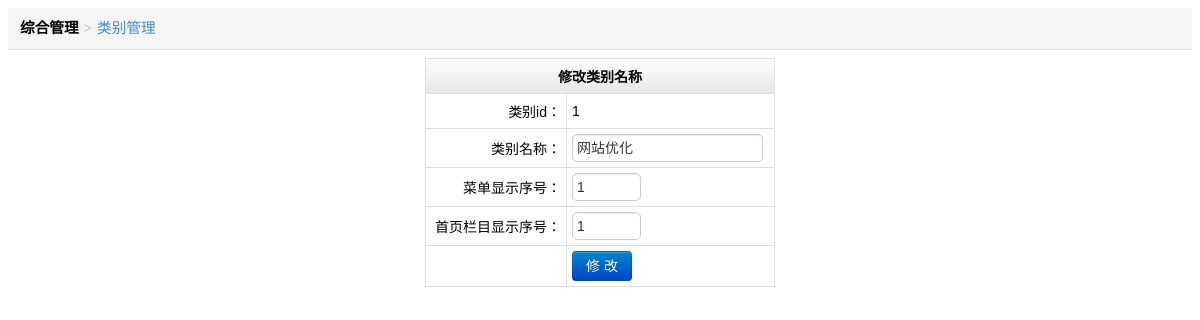
The page /admin/ClassModify.php?classid=1 (signed in) on the database its author committed.
### tables this page shows
CREATE TABLE IF NOT EXISTS `class` (
  `classid` int(11) NOT NULL AUTO_INCREMENT,
  `parentid` int(11) NOT NULL,
  `classname` varchar(50) DEFAULT NULL,
  `menuis` tinyint(1) DEFAULT '1',
  `menuxh` int(11) NOT NULL DEFAULT '0',
  `lmis` tinyint(1) DEFAULT '1',
  `lmxh` int(11) DEFAULT '0',
  PRIMARY KEY (`classid`),
  KEY `BigClassID` (`classid`),
  KEY `showid` (`menuis`)
);

### include/function.php (called while the page is built, shortened)
<?php
function make_safe($variable) {
$variable = addslashes(trim($variable));
return $variable;
}
?>

### include/db.php (called while the page is built, shortened)
<?php
    class DBPDO {
        public $dsn;
        public $dbuser;
        public $dbpwd;
        public $dbh;
        function __construct() {
            $this->dsn = 'mysql:host='.DB_HOST.';dbname='.DB_NAME;
            $this->dbuser = DB_USER;
            $this->dbpwd = DB_PWD;
            $this->dbh->query("SET NAMES 'UTF8'");
            $this->dbh->query("SET TIME_ZONE = '+8:00'");
        }
        public function connect() {
            try {
                $this->dbh = new PDO($this->dsn, $this->dbuser, $this->dbpwd);
            }
            catch(PDOException $e) {
                exit('Á¬½ÓÊ§°Ü:'.$e->getMessage());
            }
        }
		public function select($sql, $parameters = array(), $option = PDO::FETCH_ASSOC)
	   {
		$stmt = $this->dbh->prepare($sql);
		$stmt->execute($parameters);
		$row = $stmt->fetchAll($option);
		return $row;
	   }
        public function __destruct() {
            $this->dbh = null;
        }
    }
function issc($classid)
      {
	$sql="select * from class where parentid = :classid";
	$mypdo1 = new DBPDO;
	$rs1 = $mypdo1->select($sql,array(':classid' => $classid));
	if(count($rs1)==0){
  		return 0;}
  	else
 		 {
  		return 1;}
}
function getarrsql($mysql,$parameters = array()){
	$mypdo = new DBPDO;
	$rs = $mypdo->select($mysql,$parameters);
	return $rs;
}
?>

### admin/ClassModify.php (the view, shortened to what this page needs)
<?php
 include_once "../include/db.php";
 include_once "../include/function.php";
$classid = make_safe($_GET['classid']);
$sql="select * from class where classid=:classid";
$rsclass=getarrsql($sql,array(':classid' => $classid));
$classname=$rsclass[0]['classname'];
$lmxh=$rsclass[0]['lmxh'];
$menuxh=$rsclass[0]['menuxh'];
?>
<html>
<head>
<LINK href="admin_Css.css" type=text/css rel=stylesheet>
</head>
<body>
<div class="crumb-wrap">
<div class="crumb-list">综合管理<span class="crumb-step">&gt;</span><span class="crumb-name"><a href="ClassManage.php">类别管理</a></span></div>
<div align="center">
      <form name="form1" method="post" action="?classid=<?php echo $classid; ?>&action=edit" onSubmit="return checkBig()">
  <table class="table-list" width="350" >
    <tr>
      <th colspan="2"><div align="center">修改类别名称</div></th>
    </tr>
    <tr>
      <td ><div align="right">类别id：</div></td>
      <td ><?php echo $classid; ?>
        </td>
    </tr>
    <tr>
      <td ><div align="right">类别名称：</div></td>
      <td ><input name="newclassname" type="text" id="newclassname" value="<?php  echo $classname; ?>" size="20" maxlength="30" class="common-text"></td>
    </tr>
    <tr>
      <td ><div align="right">菜单显示序号：</div></td>
      <td align="center" bgcolor="#E3E3E3" class="tdbg"><div align="left">
        <input name="menuxh" type="text" value="<?php  echo $menuxh ?>" size="5" class="common-text">
      </div></td>
    </tr>
	<?php
      if (issc($classid)==0)
       { echo "<tr>";}
	  else
	   { echo " <tr style=\"display:none\">";}
?>
      <td ><div align="right">首页栏目显示序号：</div></td>
      <td align="center" bgcolor="#E3E3E3" class="tdbg"><div align="left">
        <input name="lmxh" type="text" value="<?php  echo $lmxh ?>" size="5" class="common-text">
      </div></td>
    </tr>
    <tr>
      <td >&nbsp;</td>
      <td align="center" bgcolor="#E3E3E3" class="tdbg"><div align="left" >
          <input name="Save" type="submit" id="Save" value="修 改" class="btn btn-primary btn4">
      </div></td>
    </tr>
  </table>
  </form>
  <p><br>
    <br>
  </p>
</div>
</body>
</html>

### admin/admin_Css.css (style rules this page uses)
BODY,TD,TH,A,INPUT,TEXTAREA,SELECT { FONT-SIZE:11pt; FONT-FAMILY: 微软雅黑,Verdana,Arial,Helvetica,sans-serif; }
input,select,textarea { font-size:14px;color:#333 }
input { vertical-align:middle;padding:2px;margin:0 }
table { border-collapse:collapse;border-spacing:0 }
select,input,button { font:14px/20px Verdana,Simsun,Helvetica,Arial,sans-serif; }
a { color:#428bca;text-decoration:none;outline:0 }
.table-list { margin-top:10px;border-collapse:collapse;border: 1px solid #ddd; }
.table-list th,.table-list td { padding:5px;border-bottom: 1px solid #ddd;border-right: 1px solid #e1e1e1; }
.table-list th { COLOR: #000; HEIGHT: 35px; background: url("images/tab-thbg.png") #f9f9f9 0 bottom repeat-x;font-size: 14px;ONT-FAMILY: 微软雅黑 }
.table-list td { PADDING-LEFT: 5px; HEIGHT: 35px; BACKGROUND-COLOR: #FFF;font-size: 14px;ONT-FAMILY: 微软雅黑 }
.btn { display:inline-block;*display:inline;padding:4px 12px;margin-bottom:0;*margin-left:.3em;font-size:14px;line-height:20px;color:#333333;text-align:center;text-shadow:0 1px 1px rgba(255,255,255,0.75);vertical-align:middle;cursor:pointer;background-color:#f5f5f5;*background-color:#e6e6e6;background-image:-moz-linear-gradient(top,#ffffff,#e6e6e6);background-image:-webkit-gradient(linear,0 0,0 100%,from(#ffffff),to(#e6e6e6));background-image:-webkit-linear-gradient(top,#ffffff,#e6e6e6);background-image:-o-linear-gradient(top,#ffffff,#e6e6e6);background-image:linear-gradient(to bottom,#ffffff,#e6e6e6);background-repeat:repeat-x;border:1px solid #bbbbbb;*border:0;border-color:#e6e6e6 #e6e6e6 #bfbfbf;border-color:rgba(0,0,0,0.1) rgba(0,0,0,0.1) rgba(0,0,0,0.25);border-bottom-color:#a2a2a2;-webkit-border-radius:4px;-moz-border-radius:4px;border-radius:4px;filter:progid:DXImageTransform.Microsoft.gradient(startColorstr='#ffffffff',endColorstr='#ffe6e6e6',GradientType=0);filter:progid:DXImageTransform.Microsoft.gradient(enabled=false);*zoom:1;-webkit-box-shadow:inset 0 1px 0 rgba(255,255,255,0.2),0 1px 2px rgba(0,0,0,0.05);-moz-box-shadow:inset 0 1px 0 rgba(255,255,255,0.2),0 1px 2px rgba(0,0,0,0.05);box-shadow:inset 0 1px 0 rgba(255,255,255,0.2),0 1px 2px rgba(0,0,0,0.05); }
.btn-primary { color:#ffffff;text-shadow:0 -1px 0 rgba(0,0,0,0.25);background-color:#006dcc;*background-color:#0044cc;background-image:-moz-linear-gradient(top,#0088cc,#0044cc);background-image:-webkit-gradient(linear,0 0,0 100%,from(#0088cc),to(#0044cc));background-image:-webkit-linear-gradient(top,#0088cc,#0044cc);background-image:-o-linear-gradient(top,#0088cc,#0044cc);background-image:linear-gradient(to bottom,#0088cc,#0044cc);background-repeat:repeat-x;border-color:#0044cc #0044cc #002a80;border-color:rgba(0,0,0,0.1) rgba(0,0,0,0.1) rgba(0,0,0,0.25);filter:progid:DXImageTransform.Microsoft.gradient(startColorstr='#ff0088cc',endColorstr='#ff0044cc',GradientType=0);filter:progid:DXImageTransform.Microsoft.gradient(enabled=false); }
.btn4 { width:60px; }
textarea,input[type="text"],input[type="password"],input[type="datetime"],input[type="datetime-local"],input[type="date"],input[type="month"],input[type="time"],input[type="week"],input[type="number"],input[type="email"],input[type="url"],input[type="search"],input[type="tel"],input[type="color"],.uneditable-input { background-color:#ffffff;border:1px solid #cccccc;-webkit-box-shadow:inset 0 1px 1px rgba(0,0,0,0.075);-moz-box-shadow:inset 0 1px 1px rgba(0,0,0,0.075);box-shadow:inset 0 1px 1px rgba(0,0,0,0.075);-webkit-transition:border linear 0.2s,box-shadow linear 0.2s;-moz-transition:border linear 0.2s,box-shadow linear 0.2s;-o-transition:border linear 0.2s,box-shadow linear 0.2s;transition:border linear 0.2s,box-shadow linear 0.2s; }
.crumb-wrap { height: 41px;line-height: 40px;border-bottom: 1px solid #e5e5e5;background: #f5f5f5; }
.crumb-list { padding-left: 12px; font-weight:bold; }
.crumb-step { margin: 0 5px;color: #b2c2e0;font-family: serif; }
.crumb-name { font-weight:normal }
.common-text { height: 28px;line-height: 28px;padding: 2px 4px;border: 1px solid #ccc;background: #fff;border-radius:5px; }

### rows shown on the page
class: newclassname "网站优化", menuxh "1", lmxh "1"

### other values the page prints
$classid "1"
